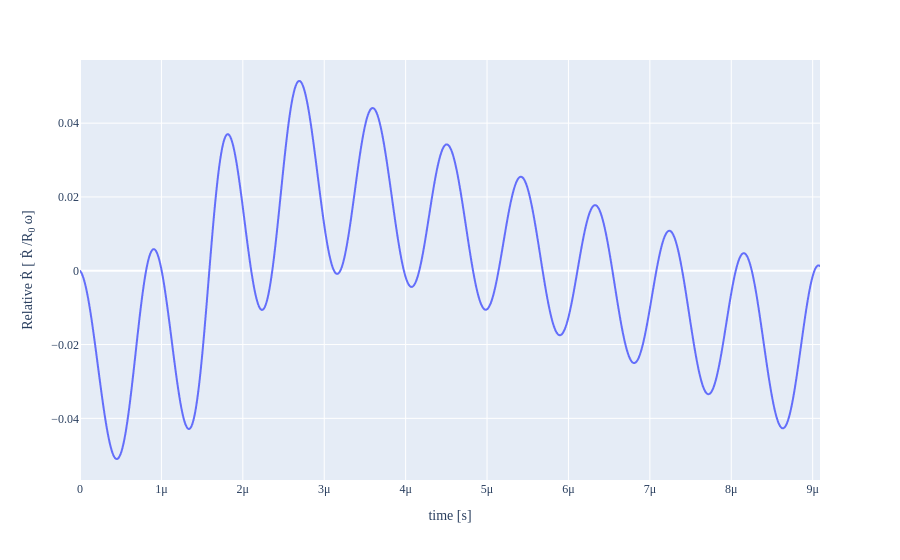

The cell this chart's notebook holds for it:
### Code cell
fig = px.line(x=BD_obj.time, y=BD_obj.Rdot)
fig.update_layout(
    font_family="'Serif",
    xaxis=dict(title="time [s]"),
    yaxis=dict(title="Relative <span>&#7768;</span> [ <span>&#7768;</span> /R<sub>0</sub> &#969;]"),
    font_size=12
)
fig.show()

# The HTML coding is used for greek letters and sub/superscripts and overdots in the labels. 
# The list of unicodes of letters can be found here: https://www.compart.com/en/unicode/U+03C9

### Figure 1 — Plotly figure (JSON) as saved in the notebook; plotly's stock layout.template omitted (floating-point values rounded to 4 significant figures; data arrays with more than 128 entries replaced by an {"elided": "..."} marker saying what was removed)
{"data": [{"hovertemplate": "x=%{x}<br>y=%{y}<extra></extra>", "legendgroup": "", "line": {"color": "#636efa", "dash": "solid"}, "marker": {"symbol": "circle"}, "mode": "lines", "name": "", "showlegend": false, "type": "scattergl", "x": {"elided": "10000 float values"}, "xaxis": "x", "y": {"elided": "10000 float values"}, "yaxis": "y"}], "layout": {"font": {"family": "'Serif", "size": 12}, "legend": {"tracegroupgap": 0}, "margin": {"t": 60}, "xaxis": {"anchor": "y", "domain": [0, 1], "title": {"text": "time [s]"}}, "yaxis": {"anchor": "x", "domain": [0, 1], "title": {"text": "Relative <span>&#7768;</span> [ <span>&#7768;</span> /R<sub>0</sub> &#969;]"}}}}
